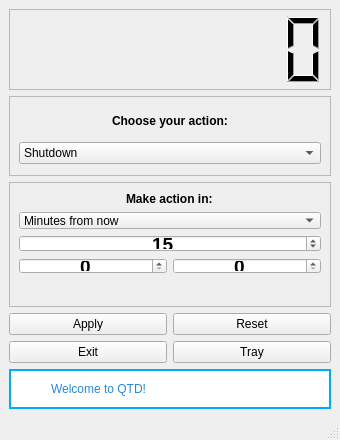
<?xml version="1.0" encoding="UTF-8"?>
<ui version="4.0">
 <class>MainWindow</class>
 <widget class="QMainWindow" name="MainWindow">
  <property name="geometry">
   <rect>
    <x>0</x>
    <y>0</y>
    <width>340</width>
    <height>440</height>
   </rect>
  </property>
  <property name="minimumSize">
   <size>
    <width>340</width>
    <height>440</height>
   </size>
  </property>
  <property name="maximumSize">
   <size>
    <width>400</width>
    <height>520</height>
   </size>
  </property>
  <property name="windowTitle">
   <string>QTD</string>
  </property>
  <property name="windowIcon">
   <iconset>
    <normaloff>icons/shutdown.ico</normaloff>icons/shutdown.ico</iconset>
  </property>
  <widget class="QWidget" name="centralwidget">
   <layout class="QGridLayout" name="gridLayout_4">
    <item row="2" column="0">
     <layout class="QGridLayout" name="gridLayout_2">
      <item row="0" column="0">
       <widget class="QFrame" name="frame_2">
        <property name="minimumSize">
         <size>
          <width>0</width>
          <height>125</height>
         </size>
        </property>
        <property name="maximumSize">
         <size>
          <width>16777215</width>
          <height>125</height>
         </size>
        </property>
        <property name="frameShape">
         <enum>QFrame::StyledPanel</enum>
        </property>
        <property name="frameShadow">
         <enum>QFrame::Raised</enum>
        </property>
        <layout class="QGridLayout" name="gridLayout_7">
         <item row="3" column="0">
          <widget class="QSpinBox" name="spinBox_hour">
           <property name="font">
            <font>
             <pointsize>14</pointsize>
             <weight>75</weight>
             <bold>true</bold>
            </font>
           </property>
           <property name="alignment">
            <set>Qt::AlignCenter</set>
           </property>
           <property name="maximum">
            <number>23</number>
           </property>
          </widget>
         </item>
         <item row="3" column="1">
          <widget class="QSpinBox" name="spinBox_min">
           <property name="font">
            <font>
             <pointsize>14</pointsize>
             <weight>75</weight>
             <bold>true</bold>
            </font>
           </property>
           <property name="alignment">
            <set>Qt::AlignCenter</set>
           </property>
           <property name="maximum">
            <number>59</number>
           </property>
          </widget>
         </item>
         <item row="2" column="0" colspan="2">
          <widget class="QSpinBox" name="spinBox_single">
           <property name="font">
            <font>
             <pointsize>14</pointsize>
             <weight>75</weight>
             <bold>true</bold>
            </font>
           </property>
           <property name="alignment">
            <set>Qt::AlignCenter</set>
           </property>
           <property name="minimum">
            <number>1</number>
           </property>
           <property name="maximum">
            <number>1000</number>
           </property>
           <property name="value">
            <number>15</number>
           </property>
          </widget>
         </item>
         <item row="1" column="0" colspan="2">
          <widget class="QComboBox" name="comboBox_make_in">
           <item>
            <property name="text">
             <string>Minutes from now</string>
            </property>
            <property name="icon">
             <iconset>
              <normaloff>icons/hourglass.ico</normaloff>icons/hourglass.ico</iconset>
            </property>
           </item>
           <item>
            <property name="text">
             <string>Hours from now</string>
            </property>
            <property name="icon">
             <iconset>
              <normaloff>icons/timer.ico</normaloff>icons/timer.ico</iconset>
            </property>
           </item>
           <item>
            <property name="text">
             <string>At selected time</string>
            </property>
            <property name="icon">
             <iconset>
              <normaloff>icons/clock.ico</normaloff>icons/clock.ico</iconset>
            </property>
           </item>
           <item>
            <property name="text">
             <string>Now</string>
            </property>
            <property name="icon">
             <iconset>
              <normaloff>icons/now2.ico</normaloff>icons/now2.ico</iconset>
            </property>
           </item>
          </widget>
         </item>
         <item row="0" column="0" colspan="2" alignment="Qt::AlignHCenter">
          <widget class="QLabel" name="label_2">
           <property name="font">
            <font>
             <weight>75</weight>
             <bold>true</bold>
            </font>
           </property>
           <property name="text">
            <string>Make action in:</string>
           </property>
          </widget>
         </item>
         <item row="4" column="0" colspan="2" alignment="Qt::AlignHCenter">
          <widget class="QLabel" name="label_icon">
           <property name="minimumSize">
            <size>
             <width>42</width>
             <height>42</height>
            </size>
           </property>
           <property name="maximumSize">
            <size>
             <width>42</width>
             <height>42</height>
            </size>
           </property>
           <property name="text">
            <string/>
           </property>
           <property name="pixmap">
            <pixmap>icons/now2.ico</pixmap>
           </property>
           <property name="scaledContents">
            <bool>true</bool>
           </property>
          </widget>
         </item>
        </layout>
       </widget>
      </item>
     </layout>
    </item>
    <item row="0" column="0">
     <layout class="QGridLayout" name="gridLayout_5">
      <item row="0" column="0">
       <widget class="QLCDNumber" name="lcd_clock">
        <property name="minimumSize">
         <size>
          <width>0</width>
          <height>60</height>
         </size>
        </property>
        <property name="frameShape">
         <enum>QFrame::StyledPanel</enum>
        </property>
        <property name="digitCount">
         <number>8</number>
        </property>
       </widget>
      </item>
     </layout>
    </item>
    <item row="3" column="0">
     <layout class="QGridLayout" name="gridLayout_3">
      <item row="0" column="0">
       <widget class="QPushButton" name="apply_button">
        <property name="text">
         <string>Apply</string>
        </property>
        <property name="icon">
         <iconset>
          <normaloff>icons/apply.ico</normaloff>icons/apply.ico</iconset>
        </property>
        <property name="iconSize">
         <size>
          <width>20</width>
          <height>20</height>
         </size>
        </property>
       </widget>
      </item>
      <item row="0" column="1">
       <widget class="QPushButton" name="reset_button">
        <property name="text">
         <string>Reset</string>
        </property>
        <property name="icon">
         <iconset>
          <normaloff>icons/reset.ico</normaloff>icons/reset.ico</iconset>
        </property>
        <property name="iconSize">
         <size>
          <width>20</width>
          <height>20</height>
         </size>
        </property>
       </widget>
      </item>
      <item row="1" column="0">
       <widget class="QPushButton" name="exit_button">
        <property name="text">
         <string>Exit</string>
        </property>
        <property name="icon">
         <iconset>
          <normaloff>icons/exit.ico</normaloff>icons/exit.ico</iconset>
        </property>
        <property name="iconSize">
         <size>
          <width>20</width>
          <height>20</height>
         </size>
        </property>
       </widget>
      </item>
      <item row="1" column="1">
       <widget class="QPushButton" name="tray_button">
        <property name="text">
         <string>Tray</string>
        </property>
        <property name="icon">
         <iconset>
          <normaloff>icons/go_to_tray.ico</normaloff>icons/go_to_tray.ico</iconset>
        </property>
        <property name="iconSize">
         <size>
          <width>20</width>
          <height>20</height>
         </size>
        </property>
       </widget>
      </item>
     </layout>
    </item>
    <item row="1" column="0">
     <layout class="QGridLayout" name="gridLayout">
      <item row="0" column="0">
       <widget class="QFrame" name="frame">
        <property name="maximumSize">
         <size>
          <width>16777215</width>
          <height>80</height>
         </size>
        </property>
        <property name="frameShape">
         <enum>QFrame::StyledPanel</enum>
        </property>
        <property name="frameShadow">
         <enum>QFrame::Raised</enum>
        </property>
        <layout class="QGridLayout" name="gridLayout_6">
         <item row="0" column="0" alignment="Qt::AlignHCenter">
          <widget class="QLabel" name="choose_label">
           <property name="maximumSize">
            <size>
             <width>16777215</width>
             <height>30</height>
            </size>
           </property>
           <property name="font">
            <font>
             <weight>75</weight>
             <bold>true</bold>
            </font>
           </property>
           <property name="text">
            <string>Choose your action:</string>
           </property>
          </widget>
         </item>
         <item row="1" column="0">
          <widget class="QComboBox" name="comboBox_action">
           <item>
            <property name="text">
             <string>Shutdown</string>
            </property>
            <property name="icon">
             <iconset>
              <normaloff>icons/shutdown.ico</normaloff>icons/shutdown.ico</iconset>
            </property>
           </item>
           <item>
            <property name="text">
             <string>Reboot</string>
            </property>
            <property name="icon">
             <iconset>
              <normaloff>icons/reboot.ico</normaloff>icons/reboot.ico</iconset>
            </property>
           </item>
           <item>
            <property name="text">
             <string>Hibernate</string>
            </property>
            <property name="icon">
             <iconset>
              <normaloff>icons/hibernate.ico</normaloff>icons/hibernate.ico</iconset>
            </property>
           </item>
           <item>
            <property name="text">
             <string>Sleep</string>
            </property>
            <property name="icon">
             <iconset>
              <normaloff>icons/sleep.ico</normaloff>icons/sleep.ico</iconset>
            </property>
           </item>
          </widget>
         </item>
        </layout>
       </widget>
      </item>
     </layout>
    </item>
    <item row="4" column="0">
     <layout class="QGridLayout" name="gridLayout_8">
      <item row="0" column="0">
       <widget class="QFrame" name="frame_info">
        <property name="maximumSize">
         <size>
          <width>16777215</width>
          <height>40</height>
         </size>
        </property>
        <property name="styleSheet">
         <string notr="true">color: rgb(0, 170, 255);
background-color: rgb(255, 255, 255);</string>
        </property>
        <property name="frameShape">
         <enum>QFrame::Box</enum>
        </property>
        <property name="frameShadow">
         <enum>QFrame::Plain</enum>
        </property>
        <property name="lineWidth">
         <number>2</number>
        </property>
        <layout class="QGridLayout" name="gridLayout_9">
         <item row="0" column="1" alignment="Qt::AlignLeft">
          <widget class="QLabel" name="label_info">
           <property name="maximumSize">
            <size>
             <width>16777215</width>
             <height>30</height>
            </size>
           </property>
           <property name="styleSheet">
            <string notr="true">color: rgb(40, 135, 220);</string>
           </property>
           <property name="frameShape">
            <enum>QFrame::Box</enum>
           </property>
           <property name="frameShadow">
            <enum>QFrame::Raised</enum>
           </property>
           <property name="lineWidth">
            <number>0</number>
           </property>
           <property name="text">
            <string>Welcome to QTD!</string>
           </property>
          </widget>
         </item>
         <item row="0" column="0">
          <widget class="QLabel" name="label_info_icon">
           <property name="maximumSize">
            <size>
             <width>25</width>
             <height>30</height>
            </size>
           </property>
           <property name="text">
            <string/>
           </property>
           <property name="pixmap">
            <pixmap>../Proba sa timer u jednoj funkciji/icons/info.ico</pixmap>
           </property>
           <property name="scaledContents">
            <bool>true</bool>
           </property>
          </widget>
         </item>
        </layout>
        <zorder>label_info_icon</zorder>
        <zorder>label_info</zorder>
       </widget>
      </item>
     </layout>
    </item>
   </layout>
  </widget>
  <widget class="QStatusBar" name="statusbar"/>
 </widget>
 <resources/>
 <connections/>
</ui>
